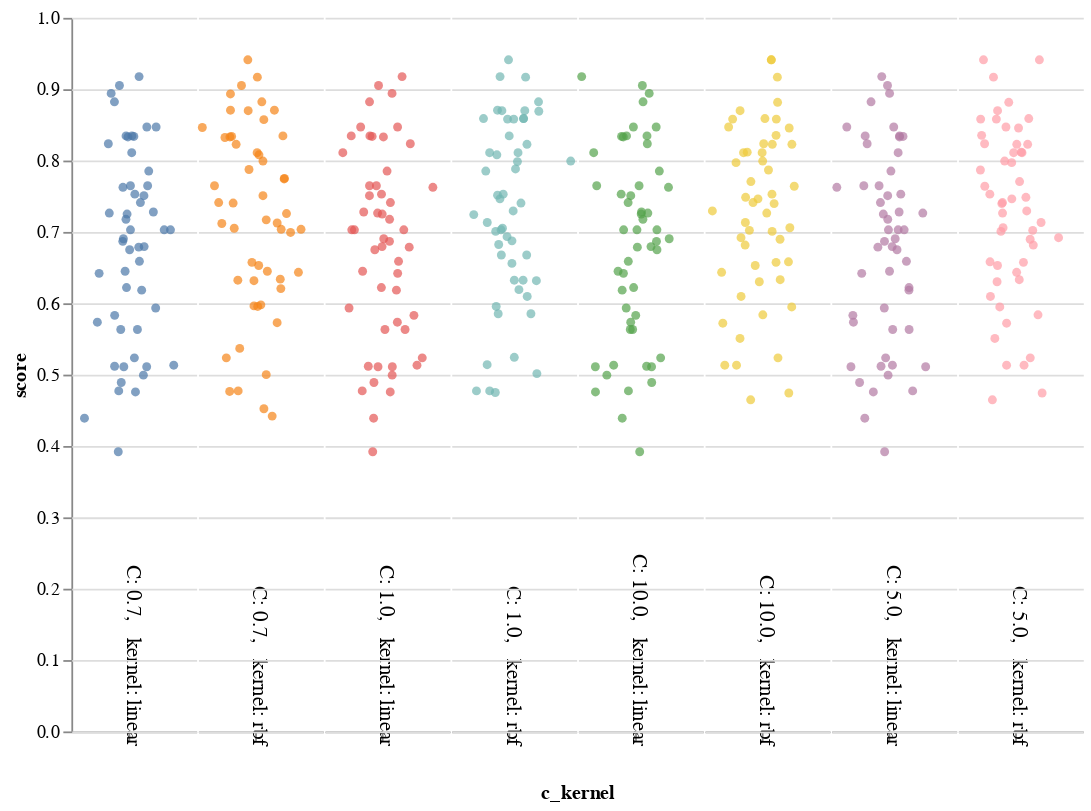

Notebook code cell kept with this figure:
### Code cell
df_results['c_kernel'] = ['C: ' + str(x[0]) + ',   kernel: ' + x[1] for x in zip(df_results['C'], df_results['kernel'])]

stripplot =  alt.Chart(df_results, width=40).mark_circle(size=25).encode(
    x=alt.X(
        'jitter:Q',
        title=None,
        axis=alt.Axis(values=[0], ticks=True, grid=False, labels=False),
        scale=alt.Scale(),
    ),
    y=alt.Y('score:Q'),
    color=alt.Color('c_kernel:N', legend=None),
    column=alt.Column(
        'c_kernel:N',
        header=alt.Header(
            labelAngle=90,
            titleOrient='bottom',
            labelOrient='bottom',
            labelAlign='right',
            labelPadding=3,
            labelFontSize=12
        ),
    ),
).transform_calculate(
    # Generate Gaussian jitter with a Box-Muller transform
    jitter='sqrt(-2*log(random()))*cos(2*PI*random())'
).configure_facet(
    spacing=0
).configure_view(
    stroke=None
).properties(
    width = 70,
    height = 400
)

stripplot

### Figure 1 — Vega-Lite specification as saved in the notebook (floating-point values rounded to 4 significant figures; data arrays with more than 128 entries replaced by an {"elided": "..."} marker saying what was removed)
{"config": {"view": {"continuousWidth": 400, "continuousHeight": 300, "stroke": null}, "facet": {"spacing": 0}}, "data": {"name": "data-baf9083e29e87daf18fe137dd9a73bf6"}, "mark": {"type": "circle", "size": 25}, "encoding": {"color": {"field": "c_kernel", "legend": null, "type": "nominal"}, "column": {"field": "c_kernel", "header": {"labelAlign": "right", "labelAngle": 90, "labelFontSize": 12, "labelOrient": "bottom", "labelPadding": 3, "titleOrient": "bottom"}, "type": "nominal"}, "x": {"axis": {"grid": false, "labels": false, "ticks": true, "values": [0]}, "field": "jitter", "scale": {}, "title": null, "type": "quantitative"}, "y": {"field": "score", "type": "quantitative"}}, "height": 400, "transform": [{"calculate": "sqrt(-2*log(random()))*cos(2*PI*random())", "as": "jitter"}], "width": 70, "$schema": "https://vega.github.io/schema/vega-lite/v4.17.0.json", "datasets": {"data-baf9083e29e87daf18fe137dd9a73bf6": {"elided": "416 records"}}}
